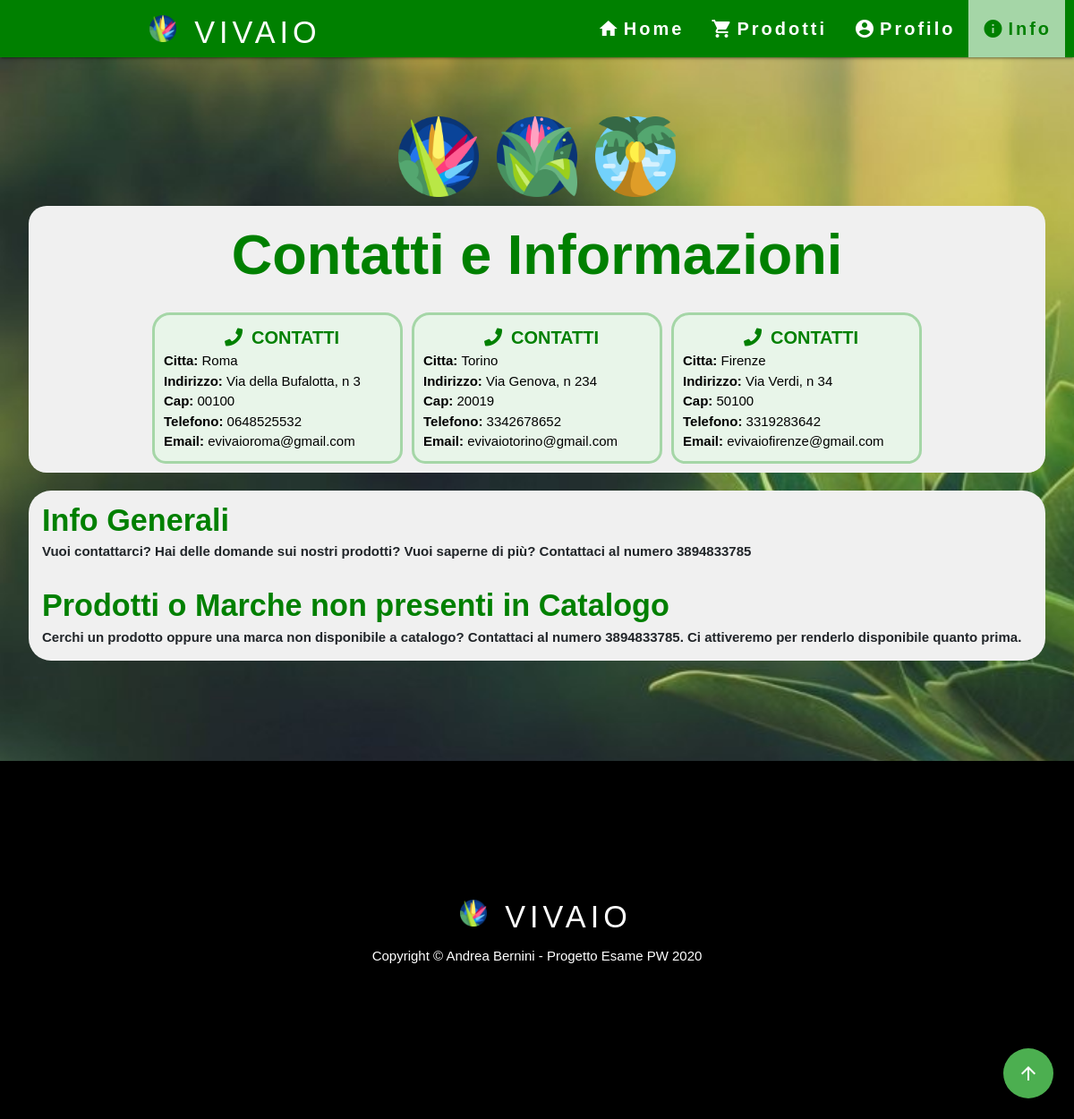
The page /infoContatti.php on the database its author committed.
### tables this page shows
CREATE TABLE IF NOT EXISTS `vivaio_contatti` (
  `id_contatti` int(11) NOT NULL AUTO_INCREMENT,
  `citta` varchar(255) NOT NULL,
  `indirizzo` text NOT NULL,
  `linkMappe` text NOT NULL,
  `cap` varchar(255) NOT NULL,
  `telefono` varchar(255) NOT NULL,
  `email` varchar(255) NOT NULL,
  PRIMARY KEY (`id_contatti`)
);

### dbController.php (called while the page is built, shortened)
<?php
class DBHelper{
    public function getContatti(){
		$sql = "SELECT * FROM vivaio_contatti";
		return $sql;
	}
}
?>

### infoContatti.php (the view, shortened to what this page needs)
<?php
      include_once "azioni.php";
?><!DOCTYPE html>
<html lang="en">
<head>
   <?php include "head.php" ?>
</head>
<body>
 <?php include "navbar.php"?>
    <main>
        <div class="fixed-action-btn">
            <a id="myBtn" title="Go to top" class="btn-floating btn-large waves-effect waves-light green"><i
                    class="material-icons">arrow_upward</i></a>
        </div>
        <section class="info col-12">
            <div class="imgLogoContatti">
                <img src="./img/jungle.png" alt="">
                <img src="./img/plant.png" alt="">
                <img src="./img/summer.png" alt="">
            </div>
                     <div  class="listaProdotti col-12">
                      <h1>Contatti e Informazioni</h1>
            <?php
            $dbHelper = new DBHelper();
            $sql = $dbHelper->getContatti();
            $stmt = $conn->query($sql);
            $contatti_array = $stmt->fetchAll();
            if (!empty($contatti_array)): ?>
                <?php foreach($contatti_array as $key=>$value): ?>
                   <a href="<?php echo $contatti_array[$key]["linkMappe"]; ?>">  <div class="ordineSingolo">
                        <div class="infoOrdine">
                            <div id="titoloOrdine"><i class="fa fa-phone" aria-hidden="true"></i>CONTATTI</div>
                            <div>Citta: <span><?php echo $contatti_array[$key]["citta"]; ?></span></div>
                            <div>Indirizzo: <span><?php echo $contatti_array[$key]["indirizzo"]; ?></span></div>
                            <div>Cap: <span><?php echo $contatti_array[$key]["cap"]; ?></span></div>
                            <div>Telefono: <span><?php echo $contatti_array[$key]["telefono"]; ?></span></div>
                            <div>Email: <span><?php echo $contatti_array[$key]["email"]; ?></span></div>
                        </div>
                    </div>
                <?php endforeach; ?>
            <?php endif; ?>
            </a>
    </div>
     <div class="backGrey col-12">
            <h4>Info Generali</h4>
            <p>Vuoi contattarci? Hai delle domande sui nostri prodotti? Vuoi saperne di più? Contattaci al numero 3894833785</p>
            <h4>Prodotti o Marche non presenti in Catalogo</h4>
            <p>Cerchi un prodotto oppure una marca non disponibile a catalogo? Contattaci al numero 3894833785.
                Ci attiveremo per renderlo disponibile quanto prima.
            </p>
    </div>
        </section>
    </main>
<?php include "footer.php"?>
</body>
</html>

### head.php (shortened to what this page needs)
   <link rel="stylesheet" href="https://stackpath.bootstrapcdn.com/bootstrap/4.3.1/css/bootstrap.min.css">
   <link type="text/css" rel="stylesheet" href="css/materialize.min.css" media="screen,projection" />
   <link rel="stylesheet" href="https://cdnjs.cloudflare.com/ajax/libs/materialize/1.0.0/css/materialize.min.css">
   <link rel="stylesheet" href="https://pro.fontawesome.com/releases/v5.10.0/css/all.css"
/>
  <link rel="stylesheet" href="./style.css">

### navbar.php (shortened to what this page needs)
<nav>
        <div class="logo">
            <div class="imgLogo"><img src="./img/jungle.png" alt=""><h4>Vivaio</h4></div>
        </div>
        <ul class="nav-links">
            <li><a class="btnNavBar" href="index.php"><i class='material-icons'>home</i>Home</a></li>
            <li><a class="btnNavBar" href="listaProdotti.php"><i class='material-icons'>shopping_cart</i>Prodotti</a></li>
            <li><a class="btnNavBar" href="gestioneOrdini.php"><i class='material-icons'>account_circle</i>Profilo</a></li>
            <li><a class="btnNavBar" href="infoContatti.php"><i class='material-icons'>info</i>Info</a></li>
        </ul>
    </nav>

### footer.php (shortened to what this page needs)
<footer>
  <div class="container">
   <div class="logo">
            <div class="imgLogo"><img src="./img/jungle.png" alt=""><h4>Vivaio</h4></div>
        </div>
     <p class="">Copyright &copy; Andrea Bernini - Progetto Esame PW 2020</p>
     <a href="https://www.iubenda.com/privacy-policy/93505496" class="iubenda-black iubenda-embed" title="Privacy Policy "></a>
   </div>
</footer>

### style.css (style rules this page uses)
* { margin: 0px; padding: 0px; box-sizing: border-box; font-family: 'Poppins', sans-serif; }
body { min-width: 320px; margin: auto; background: url(./img/pianta.jpg); background-size: cover; transform-origin: center center 0; }
nav { position: fixed; top: 0; width: 100%; z-index: 9999; display: flex; justify-content: space-around; align-items: center; min-height: 8vh; background-color: green; font-family: 'Poppins', sans-serif; }
main { padding: 0px 2px; margin: 0px 15px; padding-top:15vh; min-width: 320px; min-height: 100vh; }
footer { margin-top: 50px; width: 100%; height: 50vh; min-width: 320px; background-color: black; overflow:hidden; }
footer .container { margin: auto; width: 100%; height: 100%; background-color: black; color: white; text-align: center; display: flex; flex-direction:column; justify-content: center; align-items: center; }
a { text-decoration:none; color:black; }
.logo { color: white; text-transform: uppercase; letter-spacing: 5px; font-size: 20px; }
.imgLogo { display: flex; flex-direction: row; align-items: center; }
.imgLogo img { width: 30px; height: 30px; margin: auto 20px; }
.nav-links { display: flex; justify-content: space-around; width: 33.3334%; height: 100%; }
.nav-links li { list-style: none; }
.nav-links a { text-decoration: none; letter-spacing: 3px; font-weight: bold; font-size: 20px; }
.pageActive { background-color: #a5d6a7; color: green; }
.btnNavBar { display:flex; flex-direction:row; align-items:center; height:100%; }
.btnNavBar>i { height:35px; margin:auto 5px; margin-left:0px; }
img { vertical-align: middle; }
.listaProdotti { display: flex; flex-wrap: wrap; justify-content: center; margin: 0px 20px; border-radius: 20px; }
.listaProdotti { margin: 0px; background-color: #f0f0f0; }
.ordineSingolo { border: solid #a5d6a7 3px; border-radius: 20px 20px 15px 15px; background-color: #e8f5e9; margin: 10px 5px; width: 280px; }
.infoOrdine { margin: 10px; display: flex; flex-direction: column; }
.infoOrdine>div { font-weight: bold; }
.infoOrdine>div>span { font-weight: normal; }
#titoloOrdine { color: green; font-weight: bold; text-align: center; font-size: 20px; }
#titoloOrdine i { margin: 0px 10px; }
.info { margin: auto; }
.imgLogoContatti { width: 100%; display: flex; justify-content: center; }
.imgLogoContatti img { width: 90px; margin: 10px; }
.info h1 { text-align: center; width: 100%; margin: 20px auto; }
.info h1, .info h4 { font-weight: bold; color: green; }
.info p { font-weight: bold; }
.backGrey { background-color: #f0f0f0; border-radius:25px; margin: 20px 0px; }
.backGrey>h4 { padding-top:15px; padding-bottom: 5px; margin: 0px; }
.backGrey>p { margin: 0px; padding-bottom: 15px; }

### rows shown on the page
vivaio_contatti: citta "Roma", indirizzo "Via della Bufalotta, n 3", cap "00100", telefono "0648525532", email "evivaioroma@gmail.com"
vivaio_contatti: citta "Torino", indirizzo "Via Genova, n 234", cap "20019", telefono "3342678652", email "evivaiotorino@gmail.com"
vivaio_contatti: citta "Firenze", indirizzo "Via Verdi, n 34", cap "50100", telefono "3319283642", email "evivaiofirenze@gmail.com"
